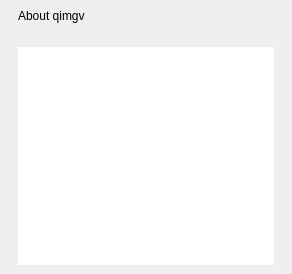
             <widget class="QWidget" name="scrollAreaWidgetContents_5">
              <property name="geometry">
               <rect>
                <x>0</x>
                <y>0</y>
                <width>292</width>
                <height>274</height>
               </rect>
              </property>
              <layout class="QVBoxLayout" name="verticalLayout_32">
               <property name="spacing">
                <number>9</number>
               </property>
               <property name="leftMargin">
                <number>18</number>
               </property>
               <property name="topMargin">
                <number>9</number>
               </property>
               <property name="rightMargin">
                <number>18</number>
               </property>
               <property name="bottomMargin">
                <number>9</number>
               </property>
               <item>
                <widget class="QLabel" name="label_53">
                 <property name="accessibleName">
                  <string notr="true">SHeaderText</string>
                 </property>
                 <property name="text">
                  <string>About qimgv</string>
                 </property>
                </widget>
               </item>
               <item>
                <widget class="QWidget" name="widget_16" native="true">
                 <property name="sizePolicy">
                  <sizepolicy hsizetype="Expanding" vsizetype="Preferred">
                   <horstretch>0</horstretch>
                   <verstretch>0</verstretch>
                  </sizepolicy>
                 </property>
                 <property name="accessibleName">
                  <string notr="true">SHeaderLine</string>
                 </property>
                </widget>
               </item>
               <item>
                <spacer name="verticalSpacer_6">
                 <property name="orientation">
                  <enum>Qt::Vertical</enum>
                 </property>
                 <property name="sizeType">
                  <enum>QSizePolicy::Fixed</enum>
                 </property>
                 <property name="sizeHint" stdset="0">
                  <size>
                   <width>20</width>
                   <height>6</height>
                  </size>
                 </property>
                </spacer>
               </item>
               <item>
                <widget class="QTextBrowser" name="aboutAppTextBrowser">
                 <property name="sizePolicy">
                  <sizepolicy hsizetype="MinimumExpanding" vsizetype="MinimumExpanding">
                   <horstretch>0</horstretch>
                   <verstretch>0</verstretch>
                  </sizepolicy>
                 </property>
                 <property name="frameShape">
                  <enum>QFrame::NoFrame</enum>
                 </property>
                 <property name="frameShadow">
                  <enum>QFrame::Plain</enum>
                 </property>
                 <property name="horizontalScrollBarPolicy">
                  <enum>Qt::ScrollBarAlwaysOff</enum>
                 </property>
                 <property name="acceptRichText">
                  <bool>true</bool>
                 </property>
                 <property name="openExternalLinks">
                  <bool>true</bool>
                 </property>
                </widget>
               </item>
              </layout>
             </widget>
